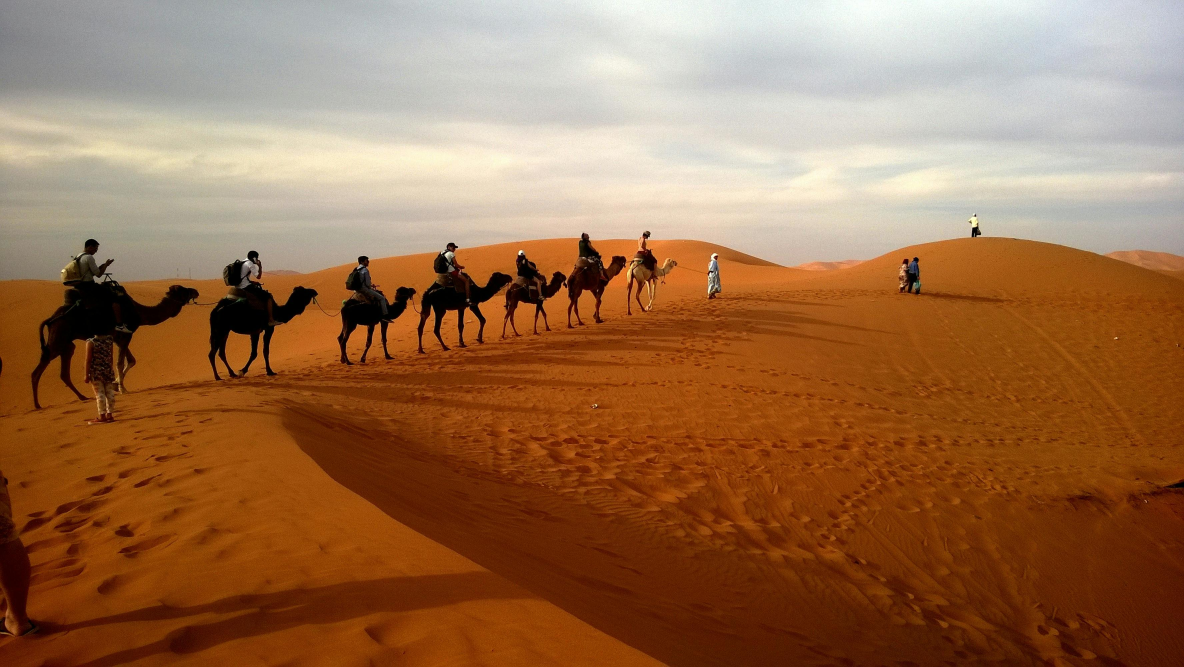
#> input picture ComputerVision/Tareas/Tarea2/imgs/dessert_camello.jpg, 3552 x 2000 px, given in place of the camera (shown at 1/3 size)
$ python rec_normalization.py
#> lines starting #> are read from the running program, lines starting #| are printed output that depends on the picture
import cv2
from matplotlib import pyplot as plt
from matplotlib.backends.backend_agg import FigureCanvasAgg
import numpy as np
import mediapipe as mp

########## Image Normalization Modules ##########
def retrieve_histogram(image):
    # Calculates the histogram of a grayscale image
    histogram = np.zeros(256, dtype=int)
    # Iterate over pixels to count frequencies
    for pixel in image.flat:
        histogram[pixel] += 1
    return histogram

def equalization(image):
    # Performs histogram equalization on an image
    hist = retrieve_histogram(image)

    # Calculate CDF
    cdf = np.zeros(256, dtype=float)
    cum_sum = 0
    total_pixels = image.size

    for i in range(256):
        cum_sum += hist[i]
        cdf[i] = cum_sum / total_pixels

    # Calculate mapping: s = floor((L-1) * cdf)
    mapping = np.floor(255 * cdf).astype(np.uint8)

    # Apply mapping
    return mapping[image]

# Toggle statement to test out histogram equalization without using cv2 methods
if 0:
    equalization = cv2.equalizeHist

def normalize_histogram_luminance(image_bgr):
    # Normalizes the histogram of the Luminance (Y) channel only

    # Convert to YCrCb (Y=Luma, Cr/Cb=Chroma)
    ycrcb = cv2.cvtColor(image_bgr, cv2.COLOR_BGR2YCrCb)

    # Split channels
    channels = list(cv2.split(ycrcb))

    # Equalize only the Y channel (index 0)
    channels[0] = equalization(channels[0])

    # Merge and convert back to BGR
    ycrcb_merged = cv2.merge(channels)
    return cv2.cvtColor(ycrcb_merged, cv2.COLOR_YCrCb2BGR)

def normalize_histogram_rgb(image_bgr):
    # Normalizes the histogram of the R, G, and B channels individually
    # Split into Blue, Green, Red channels (OpenCV uses BGR)
    b, g, r = cv2.split(image_bgr)

    # Equalize each channel independently
    b_eq = equalization(b)
    g_eq = equalization(g)
    r_eq = equalization(r)

    # Merge back together
    return cv2.merge((b_eq, g_eq, r_eq))

########## Visualization & Plotting Modules ##########
def create_histogram_plot(image_bgr, title="Histogram", size=(320, 240)):
    # Generates a histogram plot using Matplotlib and converts it to an OpenCV
    # image, Optimized for speed using FigureCanvasAgg

    # Convert BGR to RGB so the plot colors match the channel names
    image_rgb = cv2.cvtColor(image_bgr, cv2.COLOR_BGR2RGB)

    # Setup Figure
    dpi = 80
    fig_w, fig_h = size[0] / dpi, size[1] / dpi
    fig, ax = plt.subplots(figsize=(fig_w, fig_h), dpi=dpi)

    # Plot histograms for R, G, B
    colors = ('r', 'g', 'b')
    for i, color in enumerate(colors):
        hist = cv2.calcHist([image_rgb], [i], None, [256], [0, 256])
        ax.plot(hist, color=color, linewidth=1.5)

    # Styling
    ax.set_title(title, fontsize=10)
    ax.set_xlim([0, 256])
    # Hide ticks
    ax.set_xticks([])
    ax.set_yticks([])
    plt.tight_layout()

    # Render to Numpy Array (Optimized)
    canvas = FigureCanvasAgg(fig)
    canvas.draw()
    buf = canvas.buffer_rgba()
    plot_img = np.asarray(buf)

    # Convert RGBA to BGR and resize strictly to target
    plot_img = cv2.cvtColor(plot_img, cv2.COLOR_RGBA2BGR)
    plot_img = cv2.resize(plot_img, size)

    plt.close(fig) # vital to free memory
    return plot_img

########## Display Modules ##########
def compose_quadrant_view(original, normalized, hist_orig, hist_norm):
    # Combines 4 images into a 2x2 grid and returns the result

    # Ensure all images are same size (using original as reference)
    h, w = original.shape[:2]

    # Resize histograms to match video frame size if they differ
    if hist_orig.shape[:2] != (h, w):
        hist_orig = cv2.resize(hist_orig, (w, h))
    if hist_norm.shape[:2] != (h, w):
        hist_norm = cv2.resize(hist_norm, (w, h))

    # Stack Top Row
    top_row = np.hstack((original, normalized))
    # Stack Bottom Row
    bot_row = np.hstack((hist_orig, hist_norm))
    # Stack Vertically
    grid = np.vstack((top_row, bot_row))

    return grid

def display_individual_windows(original, normalized):
    # Displays the original and normalized videos in separate windows
    cv2.imshow("Individual View - Original", original)
    cv2.imshow("Individual View - Normalized", normalized)

########## Main Execution ##########

def main():
    cap = cv2.VideoCapture(0)
    if not cap.isOpened():
        print("Error: Webcam not found.")
        return

    # State variables
    use_quadrant_view = True  # Toggle between Quadrant and Individual views
    use_luminance_norm = True # Toggle between Luminance and RGB normalization

    print("--- Controls ---")
    print(" 'v' : Toggle View (Quadrant vs Individual Windows)")
    print(" 'n' : Toggle Normalization (Luminance vs RGB Split)")
    print(" 'q' : Quit")

    # Setup Video Writer
    fourcc = cv2.VideoWriter_fourcc(*'XVID')
    out = cv2.VideoWriter('output.avi', fourcc, 10.0, (1280, 960))

    while True:
        ret, frame = cap.read()
#> frame is the input picture: shape (2000, 3552, 3); mean B, G, R 78.6, 112, 155.3
        if not ret:
            break

        # Resize for performance
        frame = cv2.resize(frame, (640, 480))
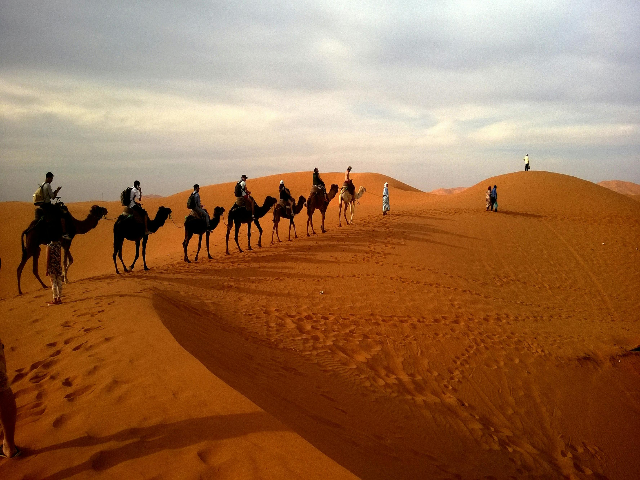
#> frame: shape (480, 640, 3); mean B, G, R 78.5, 111.9, 155.2

        # 1. Apply Normalization based on current mode
        if use_luminance_norm:
            norm_frame = normalize_histogram_luminance(frame)
#> in normalize_histogram_luminance, `ycrcb = cv2.cvtColor(image_bgr, cv2.COLOR_BGR2YCrCb)`: ycrcb: shape (480, 640, 3); mean of channels 0, 1, 2 121, 152.4, 104
#> in normalize_histogram_luminance, `channels = list(cv2.split(ycrcb))`: channels = 3 items
#> the loop in retrieve_histogram, `for pixel in image.flat:` made 307200 passes
#> pixel on passes 1 to 3: 134, 132, 135
#> after the loop in retrieve_histogram, `for pixel in image.flat:`: histogram = 256 values, max 3352 at index 81, min 0 at index 255, mean 1200
#> in equalization, `hist = retrieve_histogram(image)`: hist has the same summary as histogram in retrieve_histogram
#> in equalization, `hist = retrieve_histogram(image)`:
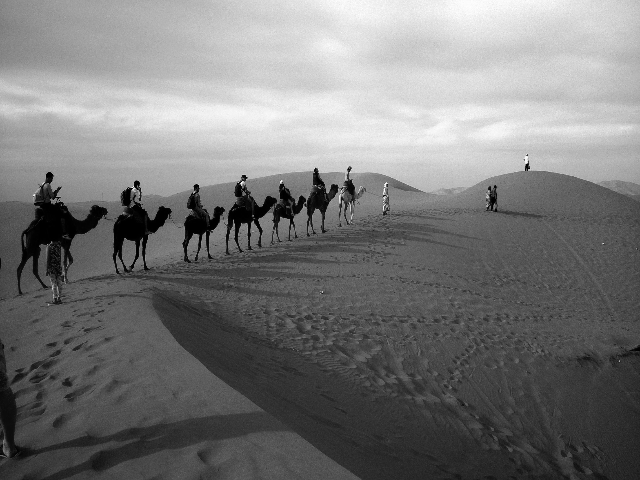
#> image: shape (480, 640); min 0, max 254, mean 121
#> the loop in equalization, `for i in range(256):` made 256 passes
#> cum_sum on passes 1 to 3: 1625, 2776, 3396
#> after the loop in equalization, `for i in range(256):`: cdf = 256 values from 0.00529 to 1; cum_sum = 307200
#> in equalization, `mapping = np.floor(255 * cdf).astype(np.uint8)`: mapping = 256 values from 1 to 255
#> in normalize_histogram_luminance, `ycrcb_merged = cv2.merge(channels)`: ycrcb_merged: shape (480, 640, 3); mean of channels 0, 1, 2 127.7, 152.4, 104
            norm_type_text = "Method: Luminance (YCrCb)"
        else:
            norm_frame = normalize_histogram_rgb(frame)
            norm_type_text = "Method: RGB Channels"

        # 2. Add text overlay to indicate method
        cv2.putText(norm_frame, norm_type_text, (10, 20),
                    cv2.FONT_HERSHEY_SIMPLEX, 0.5, (0, 255, 0), 1)
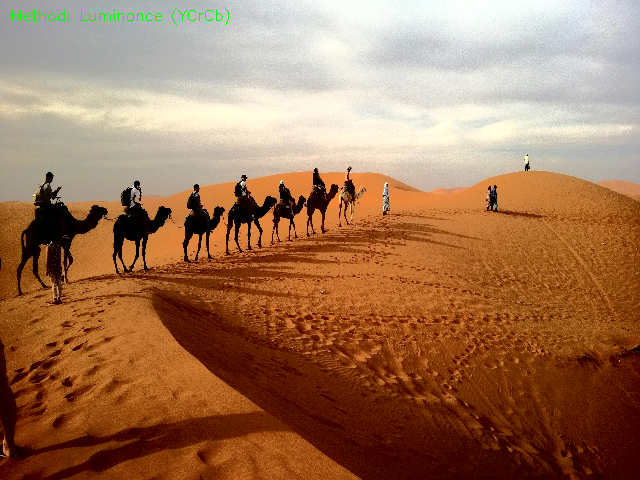
#> norm_frame: shape (480, 640, 3); mean B, G, R 87.7, 118.9, 161.6

        # Generate histograms and composite view for recording
        hist_orig = create_histogram_plot(frame, "Original Hist")
        hist_norm = create_histogram_plot(norm_frame, "Normalized Hist")

        grid = compose_quadrant_view(frame, norm_frame, hist_orig, hist_norm)
#> in compose_quadrant_view, `hist_norm = cv2.resize(hist_norm, (w, h))`:
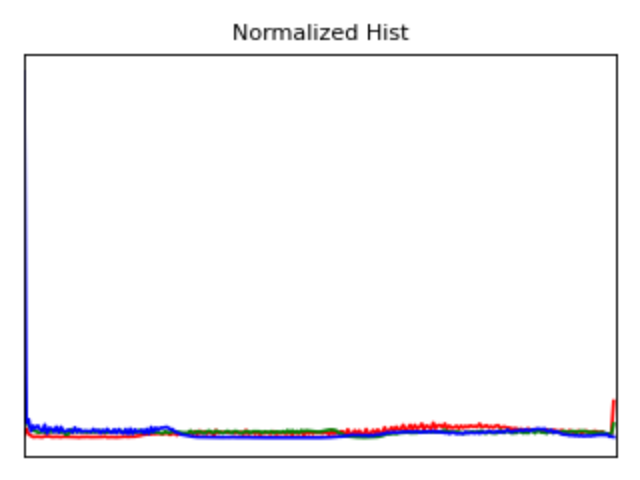
#> hist_norm: shape (480, 640, 3); mean of channels 0, 1, 2 249, 247.3, 248.1; drawn as B, G, R
#> in compose_quadrant_view, `top_row = np.hstack((original, normalized))`:
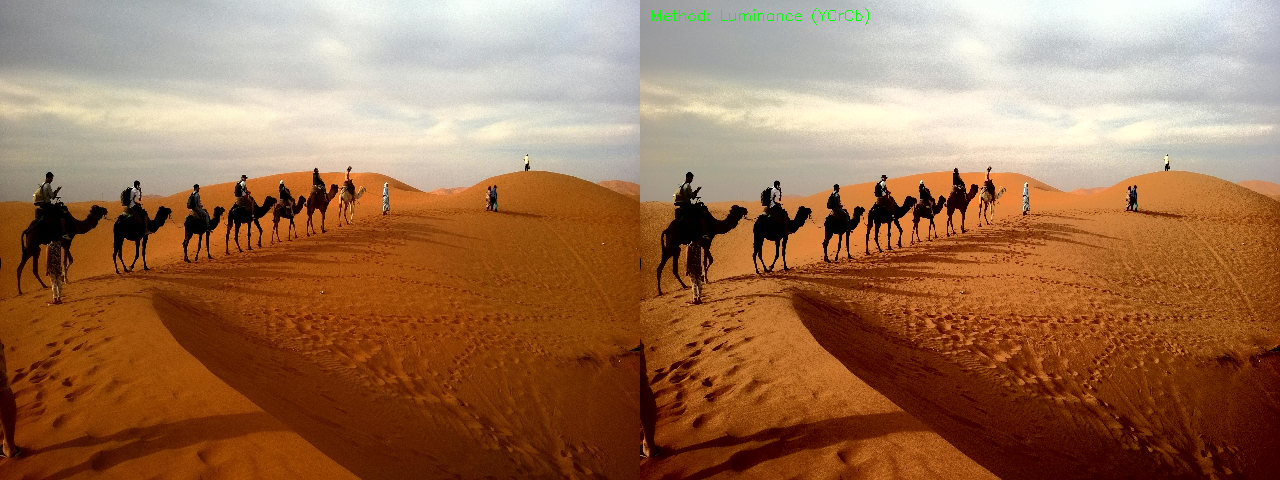
#> top_row: shape (480, 1280, 3); mean B, G, R 83.1, 115.4, 158.4
#> in compose_quadrant_view, `bot_row = np.hstack((hist_orig, hist_norm))`:
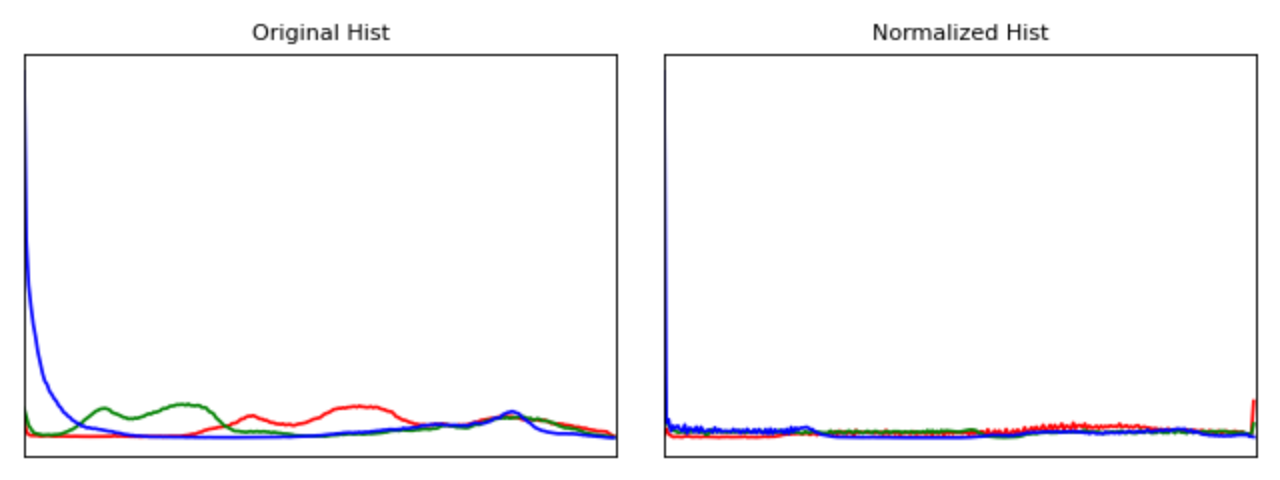
#> bot_row: shape (480, 1280, 3); mean of channels 0, 1, 2 249, 247.4, 248; drawn as B, G, R
#> in compose_quadrant_view, `grid = np.vstack((top_row, bot_row))`:
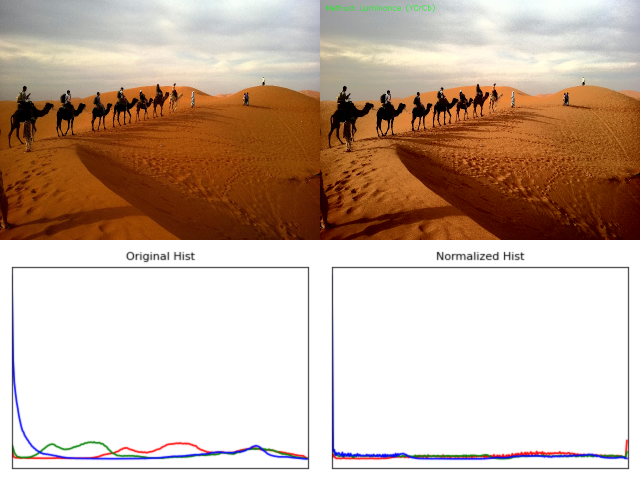
#> grid: shape (960, 1280, 3) (shown at 1/2 size); mean B, G, R 166, 181.4, 203.2
        out.write(grid)

        # 3. Display Logic
        if use_quadrant_view:
            # If switching from individual to quadrant, close individual windows
            try:
                if cv2.getWindowProperty("Individual View - Original", cv2.WND_PROP_VISIBLE) >= 1:
                    cv2.destroyWindow("Individual View - Original")
                    cv2.destroyWindow("Individual View - Normalized")
            except cv2.error:
                pass

            cv2.imshow("Quadrant View", grid)

        else:
            # If switching from quadrant to individual, close quadrant window
            try:
                if cv2.getWindowProperty("Quadrant View", cv2.WND_PROP_VISIBLE) >= 1:
                    cv2.destroyWindow("Quadrant View")
            except cv2.error:
                pass

            display_individual_windows(frame, norm_frame)

        # 4. Handle User Input
        key = cv2.waitKey(1) & 0xFF
#> (key q is pressed here)
        if key == ord('q'):
            break
        elif key == ord('v'):
            use_quadrant_view = not use_quadrant_view
            print(f"Switched View. Quadrant Mode: {use_quadrant_view}")
        elif key == ord('n'):
            use_luminance_norm = not use_luminance_norm
            print(f"Switched Normalization. Luminance Mode: {use_luminance_norm}")

    cap.release()
    out.release()
    cv2.destroyAllWindows()

if __name__ == "__main__":
    main()

$ run again, on ComputerVision/Tareas/Tarea2/imgs/dessert_dunas.jpg
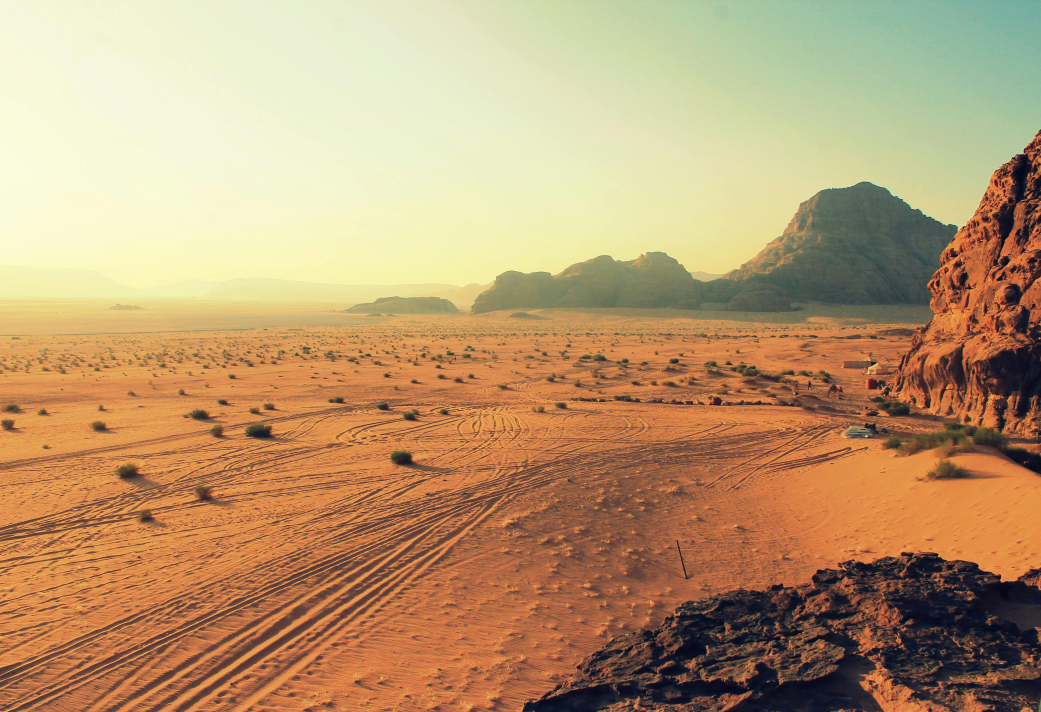
#> input picture ComputerVision/Tareas/Tarea2/imgs/dessert_dunas.jpg, 4164 x 2848 px, given in place of the camera (shown at 1/4 size)
#> in main, frame is the input picture: shape (2848, 4164, 3); mean B, G, R 113.4, 152.9, 185
#> frame: shape (480, 640, 3)
#> ycrcb: shape (480, 640, 3); mean of channels 0, 1, 2 157.9, 147.2, 102.8
#> channels = 3 items
#> the loop in retrieve_histogram, `for pixel in image.flat:` made 307200 passes
#> pixel on passes 1 to 3: 243, 243, 243
#> after the loop in retrieve_histogram, `for pixel in image.flat:`: histogram = 256 values, max 5542 at index 243, min 0 at index 0, mean 1200
#> hist has the same summary as histogram in retrieve_histogram
#> in equalization, `hist = retrieve_histogram(image)`:
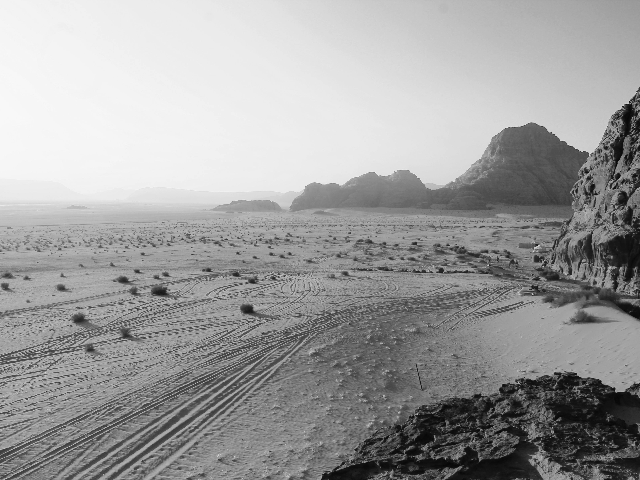
#> image: shape (480, 640); min 5, max 249, mean 157.9
#> the loop in equalization, `for i in range(256):` made 256 passes
#> cum_sum on passes 1 to 3: 0, 0, 0
#> after the loop in equalization, `for i in range(256):`: cdf = 256 values from 0 to 1; cum_sum = 307200
#> mapping = 256 values from 0 to 255
#> ycrcb_merged: shape (480, 640, 3); mean of channels 0, 1, 2 127.8, 147.2, 102.8
#> norm_frame: shape (480, 640, 3); mean B, G, R 83.2, 122.8, 154.5
#> in compose_quadrant_view, `grid = np.vstack((top_row, bot_row))`:
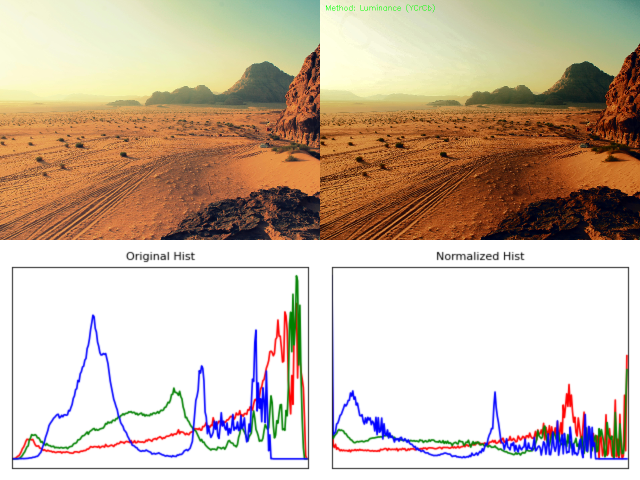
#> grid: shape (960, 1280, 3) (shown at 1/2 size); mean B, G, R 170, 187.7, 204.6

$ run again, on ComputerVision/Tareas/Tarea2/imgs/playa.jpg
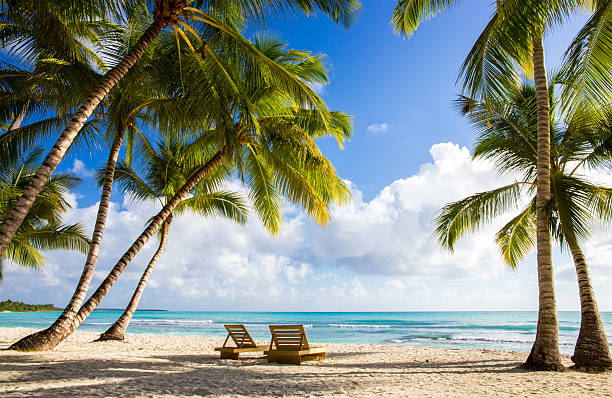
#> input picture ComputerVision/Tareas/Tarea2/imgs/playa.jpg, 612 x 398 px, given in place of the camera
#> in main, frame is the input picture: shape (398, 612, 3); mean B, G, R 133.7, 142.5, 132.7
#> frame: shape (480, 640, 3)
#> ycrcb: shape (480, 640, 3); mean of channels 0, 1, 2 138.5, 123.8, 125.3
#> channels = 3 items
#> the loop in retrieve_histogram, `for pixel in image.flat:` made 307200 passes
#> pixel on passes 1 to 3: 79, 43, 23
#> after the loop in retrieve_histogram, `for pixel in image.flat:`: histogram = 256 values, max 2055 at index 217, min 1 at index 0, mean 1200
#> hist has the same summary as histogram in retrieve_histogram
#> in equalization, `hist = retrieve_histogram(image)`:
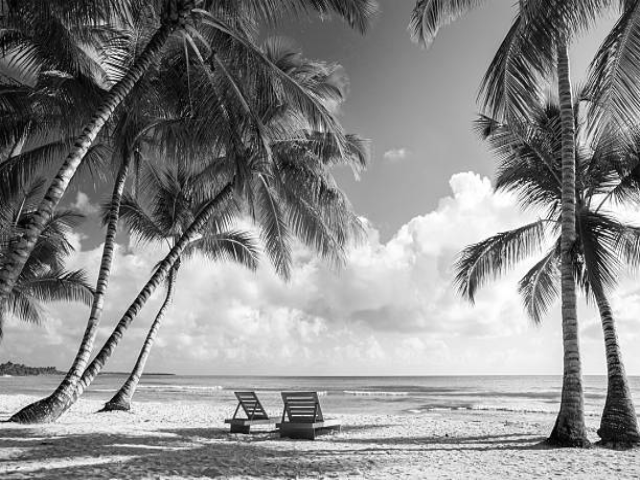
#> image: shape (480, 640); min 0, max 255, mean 138.5
#> the loop in equalization, `for i in range(256):` made 256 passes
#> cum_sum on passes 1 to 3: 1, 10, 46
#> after the loop in equalization, `for i in range(256):`: cdf = 256 values from 3.26e-06 to 1; cum_sum = 307200
#> mapping = 256 values from 0 to 255
#> ycrcb_merged: shape (480, 640, 3); mean of channels 0, 1, 2 127.6, 123.8, 125.3
#> norm_frame: shape (480, 640, 3); mean B, G, R 124.3, 131.8, 121.8
#> in compose_quadrant_view, `grid = np.vstack((top_row, bot_row))`:
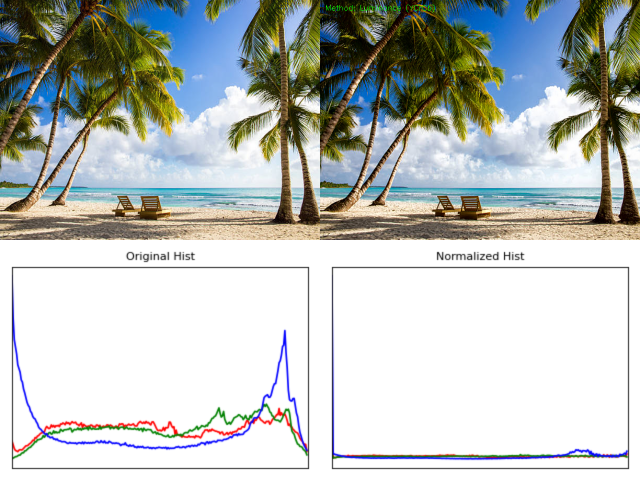
#> grid: shape (960, 1280, 3) (shown at 1/2 size); mean B, G, R 188.5, 191.6, 186.9
